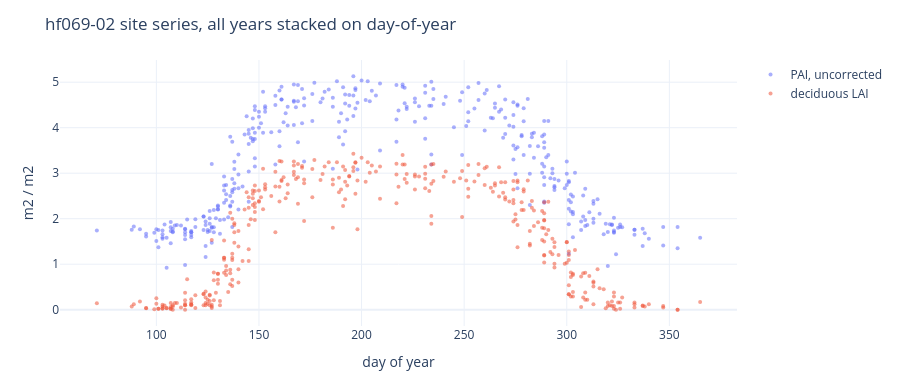

The cell this chart's notebook holds for it:
### Markdown cell above
## The column named `lai` holds PAI

`hf069.xml` is explicit that file 01 reports plant area index, uncorrected for woody
material. The instrument cannot separate a leaf from a branch, so the leaf-off reading is
the woody component. The archive's own site file carries both series and the gap is
visible directly.

S8's target is `pai - min(pai)` per plot — WP0's `lai_subtractive_fx`. The variants
`lai_printed_*` reproduce the source paper's printed equation including its pathology
(it never reaches zero at leaf-off) and are not used.

### Code cell
site = pd.read_csv(s8findings.DATA / "HF069" / "hf069-02-lai-site.csv",
                   parse_dates=["date"])
leaf_off = site[site.doy < 100]
print(f"leaf-off site PAI  : {leaf_off.all_mean.mean():.2f}")
print(f"leaf-off decid LAI : {leaf_off.decid_mean.mean():.2f}")
print(f"woody component    : {leaf_off.all_mean.mean() - leaf_off.decid_mean.mean():.2f}")

fig = go.Figure()
for col, name in [("all_mean", "PAI, uncorrected"), ("decid_mean", "deciduous LAI")]:
    fig.add_scatter(x=site.doy, y=site[col], mode="markers", name=name,
                    marker=dict(size=4, opacity=0.55))
fig.update_layout(template="plotly_white", height=380,
                  margin=dict(l=60, r=20, t=60, b=40),
                  title="hf069-02 site series, all years stacked on day-of-year",
                  xaxis_title="day of year", yaxis_title="m2 / m2")
fig.show()

### Figure 1 — Plotly figure (JSON) as saved in the notebook; plotly's stock layout.template omitted (floating-point values rounded to 4 significant figures; data arrays with more than 128 entries replaced by an {"elided": "..."} marker saying what was removed)
{"data": [{"marker": {"opacity": 0.55, "size": 4}, "mode": "markers", "name": "PAI, uncorrected", "type": "scatter", "x": {"elided": "351 int values"}, "y": {"elided": "351 float values"}}, {"marker": {"opacity": 0.55, "size": 4}, "mode": "markers", "name": "deciduous LAI", "type": "scatter", "x": {"elided": "351 int values"}, "y": {"elided": "351 float values"}}], "layout": {"height": 380, "margin": {"b": 40, "l": 60, "r": 20, "t": 60}, "title": {"text": "hf069-02 site series, all years stacked on day-of-year"}, "xaxis": {"title": {"text": "day of year"}}, "yaxis": {"title": {"text": "m2 / m2"}}}}
